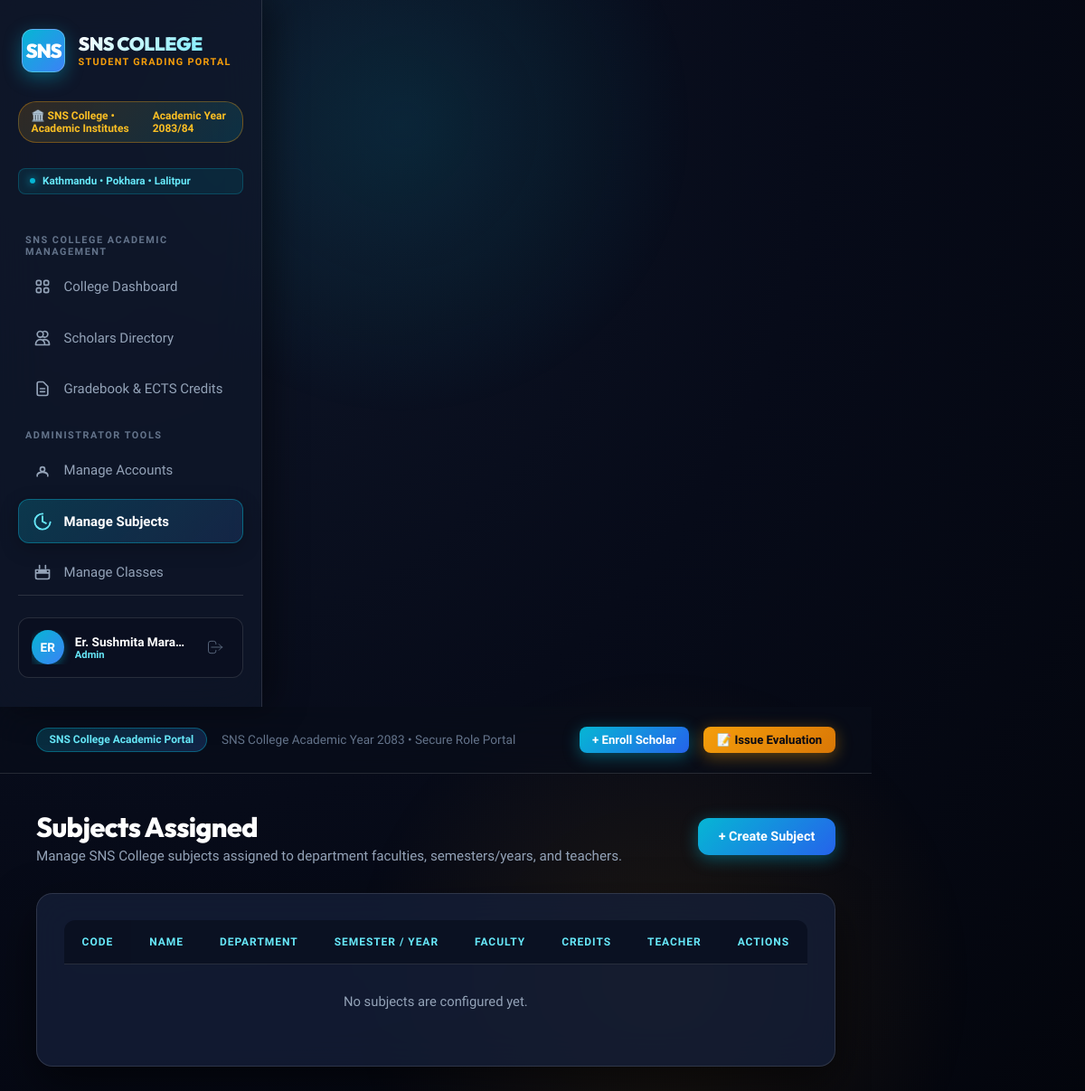
The page /admin/manage-subjects (signed in) on the database its author committed.
### models.py (models this page shows, shortened)
class User(db.Model):
    __tablename__ = 'users'
    id = db.Column(db.Integer, primary_key=True)
    username = db.Column(db.String(50), unique=True, nullable=False)
    email = db.Column(db.String(100), unique=True, nullable=False)
    full_name = db.Column(db.String(100), nullable=False)
    password_hash = db.Column(db.String(255), nullable=False)
    role = db.Column(db.String(20), default='Teacher')  # 'Admin', 'Teacher', 'Student'
    department = db.Column(db.String(80), default='General')
    created_at = db.Column(db.DateTime, default=datetime.utcnow)

### app.py (the view)
@app.route('/admin/manage-subjects')
@login_required
def admin_manage_subjects():
    if g.user.role != 'Admin':
        flash('Only administrators can manage subjects.', 'warning')
        return redirect(url_for('dashboard'))
    subjects = Subject.query.order_by(Subject.code).all()
    teachers = User.query.filter_by(role='Teacher').order_by(User.full_name).all()
    return render_template('admin_manage_subjects.html', subjects=subjects, teachers=teachers)

### app.py (called while the page is built)
@app.before_request
def load_logged_in_user():
    user_id = session.get('user_id')
    if user_id is None:
        g.user = None
    else:
        g.user = User.query.get(user_id)

@app.context_processor
def inject_user():
    return dict(current_user=getattr(g, 'user', None), can_manage_grade=user_can_manage_grade, csrf_token=generate_csrf)

def login_required(f):
    @wraps(f)
    def decorated_function(*args, **kwargs):
        if g.user is None:
            flash('Please log in to access this page.', 'warning')
            return redirect(url_for('login', next=request.url))
        return f(*args, **kwargs)
    return decorated_function

### templates/admin_manage_subjects.html (shortened to what this page needs)
{% extends 'base.html' %}
{% block content %}
<div class="page-header">
    <div>
        <h1 class="page-title">Subjects Assigned</h1>
        <p class="page-subtitle">Manage SNS College subjects assigned to department faculties, semesters/years, and teachers.</p>
    </div>
    <div>
        <a href="{{ url_for('admin_create_subject') }}" class="btn btn-primary">+ Create Subject</a>
    </div>
</div>
<div class="card">
    <div class="table-responsive">
        <table class="data-table">
            <thead>
                <tr>
                    <th>Code</th>
                    <th>Name</th>
                    <th>Department</th>
                    <th>Semester / Year</th>
                    <th>Faculty</th>
                    <th>Credits</th>
                    <th>Teacher</th>
                    <th style="text-align: right;">Actions</th>
                </tr>
            </thead>
            <tbody>
                {% for subject in subjects %}
                <tr>
                    <td>{{ subject.code }}</td>
                    <td>{{ subject.name }}</td>
                    <td><span class="badge" style="background: rgba(6, 182, 212, 0.15); color: var(--accent-cyan-light);">{{ subject.department or 'Engineering' }}</span></td>
                    <td><span class="badge" style="background: rgba(245, 158, 11, 0.15); color: #fde68a;">{{ subject.academic_period or 'Semester 1' }}</span></td>
                    <td>{{ subject.faculty or 'General' }}</td>
                    <td>{{ subject.credits }}</td>
                    <td>{{ subject.assigned_teacher.full_name if subject.assigned_teacher else 'Not assigned' }}</td>
                    <td style="text-align: right;">
                        <div style="display: flex; justify-content: flex-end; gap: 0.5rem; flex-wrap: wrap;">
                            <a href="{{ url_for('admin_edit_subject', subject_id=subject.id) }}" class="btn btn-secondary btn-sm">Edit</a>
                            <form method="POST" action="{{ url_for('admin_delete_subject', subject_id=subject.id) }}" style="display: inline;" onsubmit="return confirm('Delete this subject?');">
                                {{ csrf_field() }}
                                <button type="submit" class="btn btn-danger btn-sm">Delete</button>
                            </form>
                        </div>
                    </td>
                </tr>
                {% else %}
                <tr>
                    <td colspan="8" style="text-align: center; color: var(--text-muted); padding: 2rem;">No subjects are configured yet.</td>
                </tr>
                {% endfor %}
            </tbody>
        </table>
    </div>
</div>
{% endblock %}

### templates/base.html (shortened to what this page needs)
<DOCTYPE html>
<html lang="en">
<head>
</head>
<body>
    {% if g.user %}
    <aside class="sidebar">
        <a href="{{ url_for('dashboard') }}" class="university-brand">
            <div class="crest-icon">SNS</div>
            <div class="brand-text">
                <span class="brand-name">SNS COLLEGE</span>
                <span class="brand-sub">Student Grading Portal</span>
            </div>
        </a>
        <div class="world-rank-badge">
            <span>🏛️ SNS College • Academic Institutes</span>
            <span>Academic Year 2083/84</span>
        </div>
        <div class="campus-pill">
            <span class="pulse-dot"></span>
            <span>Kathmandu • Pokhara • Lalitpur</span>
        </div>
        <div class="nav-section-title">SNS College Academic Management</div>
        <ul class="nav-links">
            <li>
                <a href="{{ url_for('dashboard') }}" class="nav-link {% if request.endpoint == 'dashboard' %}active{% endif %}">
                    <span>College Dashboard</span>
                </a>
            </li>
            <li>
                <a href="{{ url_for('students') }}" class="nav-link {% if request.endpoint in ['students', 'add_student', 'edit_student'] %}active{% endif %}">
                    <svg fill="none" viewBox="0 0 24 24" stroke="currentColor">
                        <path stroke-linecap="round" stroke-linejoin="round" d="M12 4.354a4 4 0 110 5.292M15 21H3v-1a6 6 0 0112 0v1zm0 0h6v-1a6 6 0 00-9-5.197M13 7a4 4 0 11-8 0 4 4 0 018 0z" />
                    </svg>
                    <span>Scholars Directory</span>
                </a>
            </li>
            <li>
                <a href="{{ url_for('grades') }}" class="nav-link {% if request.endpoint == 'grades' %}active{% endif %}">
                    <svg fill="none" viewBox="0 0 24 24" stroke="currentColor">
                        <path stroke-linecap="round" stroke-linejoin="round" d="M9 12h6m-6 4h6m2 5H7a2 2 0 01-2-2V5a2 2 0 012-2h5.586a1 1 0 01.707.293l5.414 5.414a1 1 0 01.293.707V19a2 2 0 01-2 2z" />
                    </svg>
                    <span>Gradebook & ECTS Credits</span>
                </a>
            </li>
        </ul>
        {% if g.user.role == 'Admin' %}
        <div class="nav-section-title">Administrator Tools</div>
        <ul class="nav-links">
            <li>
                <a href="{{ url_for('admin_manage_users') }}" class="nav-link {% if request.endpoint in ['admin_manage_users', 'admin_create_user', 'admin_edit_user'] %}active{% endif %}">
                    <svg fill="none" viewBox="0 0 24 24" stroke="currentColor">
                        <path stroke-linecap="round" stroke-linejoin="round" d="M5.121 17.804A9.953 9.953 0 0112 15c2.39 0 4.604.8 6.379 2.152M15 11a3 3 0 11-6 0 3 3 0 016 0zM19 20v-1a4 4 0 00-4-4H9a4 4 0 00-4 4v1" />
                    </svg>
                    <span>Manage Accounts</span>
                </a>
            </li>
            <li>
                <a href="{{ url_for('admin_manage_subjects') }}" class="nav-link {% if request.endpoint in ['admin_manage_subjects', 'admin_create_subject', 'admin_edit_subject'] %}active{% endif %}">
                    <svg fill="none" viewBox="0 0 24 24" stroke="currentColor">
                        <path stroke-linecap="round" stroke-linejoin="round" d="M12 6v6l4 2" />
                        <path stroke-linecap="round" stroke-linejoin="round" d="M21 12.79A9 9 0 1112.21 3" />
                    </svg>
                    <span>Manage Subjects</span>
                </a>
            </li>
            <li>
                <a href="{{ url_for('admin_manage_classes') }}" class="nav-link {% if request.endpoint in ['admin_manage_classes', 'admin_create_class', 'admin_edit_class'] %}active{% endif %}">
                    <svg fill="none" viewBox="0 0 24 24" stroke="currentColor">
                        <path stroke-linecap="round" stroke-linejoin="round" d="M8 7V3m8 4V3m-9 8h10M3 13h18M5 21h14a2 2 0 002-2V9H3v10a2 2 0 002 2z" />
                    </svg>
                    <span>Manage Classes</span>
                </a>
            </li>
        </ul>
        {% endif %}
        <div class="sidebar-footer">
            <div class="user-profile-card">
                <div style="display: flex; align-items: center; gap: 0.75rem; overflow: hidden;">
                    <div class="user-avatar">
                        {{ g.user.full_name[:2].upper() }}
                    </div>
                    <div class="user-info">
                        <span class="user-name">{{ g.user.full_name }}</span>
                        <span class="user-role-badge">{{ g.user.role }}</span>
                    </div>
                </div>
                <a href="{{ url_for('logout') }}" class="btn-logout-icon" title="Sign Out">
                    <svg width="20" height="20" fill="none" viewBox="0 0 24 24" stroke="currentColor">
                        <path stroke-linecap="round" stroke-linejoin="round" d="M17 16l4-4m0 0l-4-4m4 4H7m6 4v1a3 3 0 01-3 3H6a3 3 0 01-3-3V7a3 3 0 013-3h4a3 3 0 013 3v1" />
                    </svg>
                </a>
            </div>
        </div>
    </aside>
    {% endif %}
    <div class="main-wrapper">
        {% if g.user %}
        <header class="topbar">
            <div class="topbar-title-section">
                <span class="portal-tag">SNS College Academic Portal</span>
                <span style="color: var(--text-dim); font-size: 0.85rem;">SNS College Academic Year 2083 • Secure Role Portal</span>
            </div>
            <div class="topbar-actions">
                {% if g.user.role != 'Student' %}
                    <a href="{{ url_for('add_student') }}" class="btn btn-primary btn-sm">+ Enroll Scholar</a>
                    <a href="{{ url_for('grades') }}" class="btn btn-gold btn-sm">📝 Issue Evaluation</a>
                {% endif %}
            </div>
        </header>
        {% endif %}
        <main class="content-body">
            {% block content %}{% endblock %}
        </main>
    </div>
</body>
</html>

### rows shown on the page
User: user "ER", user.full_name "Er. Sushmita Mara…", user.role "Admin"
